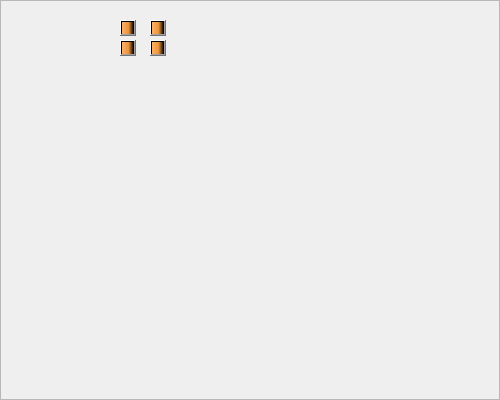
<?xml version="1.0" encoding="UTF-8"?>
<ui version="4.0">
 <class>f2_part1</class>
 <widget class="QWidget" name="f2_part1">
  <property name="geometry">
   <rect>
    <x>0</x>
    <y>0</y>
    <width>500</width>
    <height>400</height>
   </rect>
  </property>
  <property name="windowTitle">
   <string>Form</string>
  </property>
  <widget class="QFrame" name="frame">
   <property name="geometry">
    <rect>
     <x>0</x>
     <y>0</y>
     <width>500</width>
     <height>400</height>
    </rect>
   </property>
   <property name="styleSheet">
    <string notr="true">QFrame#frame{
	border-image: url(:/new/seat/part1.jpg);
}</string>
   </property>
   <property name="frameShape">
    <enum>QFrame::StyledPanel</enum>
   </property>
   <property name="frameShadow">
    <enum>QFrame::Raised</enum>
   </property>
   <widget class="QPushButton" name="pushButton">
    <property name="geometry">
     <rect>
      <x>120</x>
      <y>20</y>
      <width>16</width>
      <height>16</height>
     </rect>
    </property>
    <property name="styleSheet">
     <string notr="true">background-color:qlineargradient(spread:pad, x1:0, y1:0, x2:1, y2:0, stop:0 rgba(255, 178, 102, 255), stop:0.55 rgba(235, 148, 61, 255), stop:0.98 rgba(0, 0, 0, 255), stop:1 rgba(0, 0, 0, 0));</string>
    </property>
    <property name="text">
     <string/>
    </property>
   </widget>
   <widget class="QPushButton" name="pushButton_2">
    <property name="geometry">
     <rect>
      <x>150</x>
      <y>20</y>
      <width>16</width>
      <height>16</height>
     </rect>
    </property>
    <property name="styleSheet">
     <string notr="true">background-color:qlineargradient(spread:pad, x1:0, y1:0, x2:1, y2:0, stop:0 rgba(255, 178, 102, 255), stop:0.55 rgba(235, 148, 61, 255), stop:0.98 rgba(0, 0, 0, 255), stop:1 rgba(0, 0, 0, 0));</string>
    </property>
    <property name="text">
     <string/>
    </property>
   </widget>
   <widget class="QPushButton" name="pushButton_3">
    <property name="geometry">
     <rect>
      <x>120</x>
      <y>40</y>
      <width>16</width>
      <height>16</height>
     </rect>
    </property>
    <property name="styleSheet">
     <string notr="true">background-color:qlineargradient(spread:pad, x1:0, y1:0, x2:1, y2:0, stop:0 rgba(255, 178, 102, 255), stop:0.55 rgba(235, 148, 61, 255), stop:0.98 rgba(0, 0, 0, 255), stop:1 rgba(0, 0, 0, 0));</string>
    </property>
    <property name="text">
     <string/>
    </property>
   </widget>
   <widget class="QPushButton" name="pushButton_4">
    <property name="geometry">
     <rect>
      <x>150</x>
      <y>40</y>
      <width>16</width>
      <height>16</height>
     </rect>
    </property>
    <property name="styleSheet">
     <string notr="true">background-color:qlineargradient(spread:pad, x1:0, y1:0, x2:1, y2:0, stop:0 rgba(255, 178, 102, 255), stop:0.55 rgba(235, 148, 61, 255), stop:0.98 rgba(0, 0, 0, 255), stop:1 rgba(0, 0, 0, 0));</string>
    </property>
    <property name="text">
     <string/>
    </property>
   </widget>
  </widget>
 </widget>
 <resources/>
 <connections/>
</ui>
